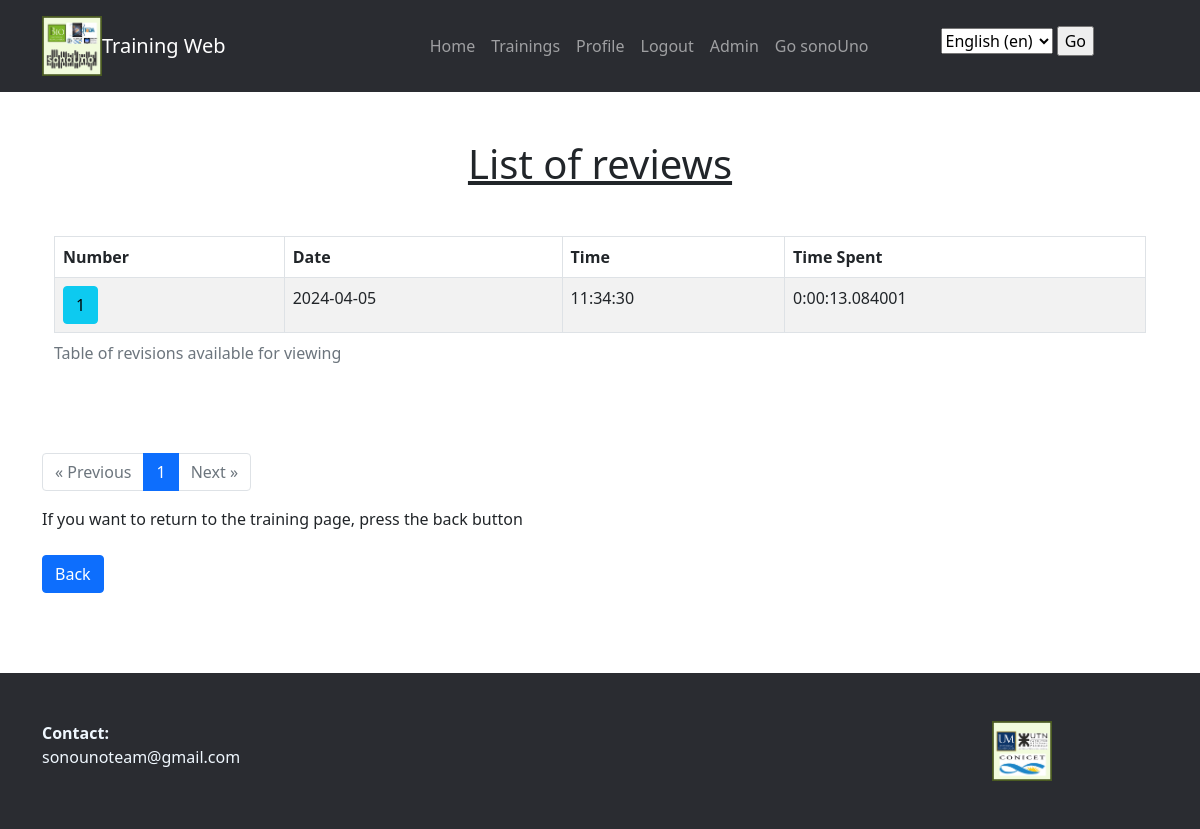
/trainingApp/reviewList/4/ (signed in), run on an earlier commit of the app's database.
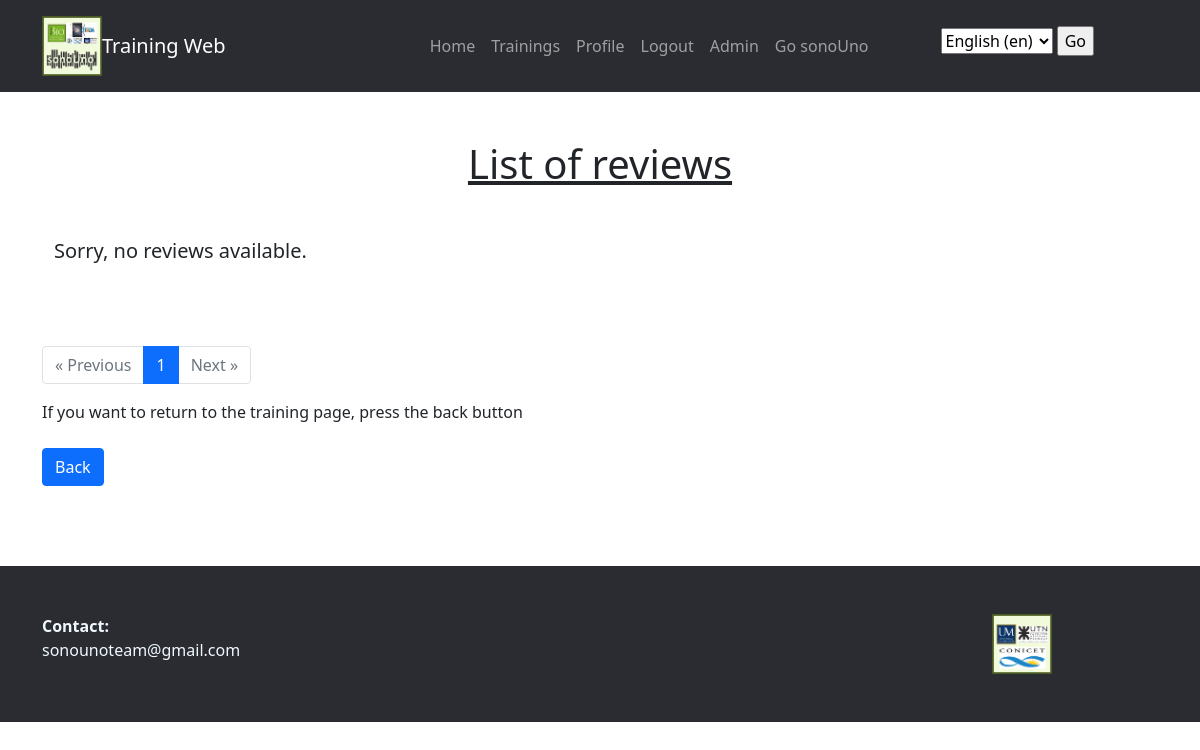
And on a later commit of the database.
### trainingApp/models.py (models this page shows, shortened)
class TraineeTraining(models.Model):
    training = models.ForeignKey(Training, on_delete=models.CASCADE)
    trainee = models.ForeignKey(Trainee, on_delete=models.CASCADE)
    pub_date = models.DateTimeField("upload date")
    state = models.CharField(max_length=100,default="in_progress")
    time_spent = models.DurationField(null=True, blank=True)

### trainingApp/views.py (the view)
# urls.py: path('reviewList/<int:training_id>/', login_required(views.ReviewListTT.as_view()), name="review_list_tt"),
class ReviewListTT(ListView):
    model = TraineeTraining
    template_name = "trainingApp/review_list_tt.html"
    context_object_name = "trainee_training_list"
    paginate_by = 10  # Especifica la cantidad de objetos por página
    def get_queryset(self):
        training_id = self.kwargs['training_id']
        queryset = TraineeTraining.objects.filter(
            training_id=training_id,
            trainee_id=self.request.user.trainee.id,
            state = "Completed"
        )
        for i, trainee_training in enumerate(queryset, start=1):
            trainee_training.item_number = i
        queryset = sorted(queryset, key=attrgetter('item_number'), reverse=True)
        return queryset
    def get_context_data(self, **kwargs):
        context = super().get_context_data(**kwargs)
        return context

### trainingApp/templates/trainingApp/review_list_tt.html (shortened to what this page needs)
{% extends "base.html" %}
{% load i18n %}
{% block content %}
{% load tz %}
<!-- SQLite almacena las fechas y horas en formato UTC, pero no almacena la información de la zona horaria.
    Django asume que las fechas y horas almacenadas en la base de datos son UTC y las convierte automáticamente a la zona horaria configurada en settings.py
    la biblioteca de zona horaria con {% load tz %} se usa al principio de la plantilla para poder utilizar el filtro timezone. -->
<main class="mt-5">
    <h1>{% trans 'List of reviews' %}</h1>
    <div class="container">
        {% if trainee_training_list %}
            <table class="table table-striped table-bordered">
                <thead>
                    <tr>
                        <th>{% trans 'Number' %}</th>
                        <th>{% trans 'Date' %}</th>
                        <th>{% trans 'Time' %}</th>
                        <th>{% trans 'Time Spent' %}</th>
                    </tr>
                </thead>
                <tbody>
                    {% for trainee_training in trainee_training_list %}
                        <tr>
                            <td>
                                <a href="{% url 'trainingApp:review_block' trainee_training.id %}" class="btn btn-info"> {{ trainee_training.item_number }}</a>
                            </td>
                            <td>{{ trainee_training.pub_date|timezone:"America/Buenos_Aires"|date:"Y-m-d" }}</td>
                            <td>{{ trainee_training.pub_date|timezone:"America/Buenos_Aires"|time:"H:i:s" }}</td>
                            <td>{{ trainee_training.time_spent }}</td>
                        </tr>
                    {% endfor %}
                </tbody>
            </table>
        {% else %}
            {% blocktrans %}
            <p class="lead">
                Sorry, no reviews available.
            </p>
            {% endblocktrans %}
        {% endif %}
    </div>
</main>
<div class="mt-4">
    <nav aria-label="Page navigation">
        <ul class="pagination">
            {% if page_obj.has_previous %}
                <li class="page-item">
                    <a href="?page={{ page_obj.previous_page_number }}" class="page-link" aria-label="Previous">
                        <span aria-hidden="true">&laquo; {% trans 'Previous' %}</span>
                    </a>
                </li>
            {% else %}
                <li class="page-item disabled">
                    <span class="page-link" aria-hidden="true">&laquo; {% trans 'Previous' %}</span>
                </li>
            {% endif %}
            {% for i in paginator.page_range %}
                <li class="page-item {% if i == page_obj.number %} active {% endif %}">
                    <a href="?page={{ i }}" class="page-link">{{ i }}</a>
                </li>
            {% endfor %}
            {% if page_obj.has_next %}
                <li class="page-item">
                    <a href="?page={{ page_obj.next_page_number }}" class="page-link" aria-label="Next">
                        <span aria-hidden="true">{% trans 'Next' %} &raquo;</span>
                    </a>
                </li>
            {% else %}
                <li class="page-item disabled">
                    <span class="page-link" aria-hidden="true">{% trans 'Next' %} &raquo;</span>
                </li>
            {% endif %}
        </ul>
    </nav>
</div>
<div class="mt-4">
    <a href="{% url 'trainingApp:training_List' %}" class="btn btn-primary">{% trans 'Back' %}</a>
</div>
{% endblock %}

What changed in the data, as far as the page shows it:
removed TraineeTraining: item_number "1", pub_date "2024-04-05", pub_date "11:34:30", time_spent "0:00:13.084001"
Also different on the page:
text no longer shown: "Table of revisions available for viewing Number Date Time Time Spent"
text now shown: "Sorry, no reviews available."
